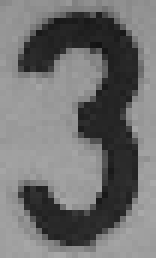
%> input picture code/Petr_testy/SPZ_058_3.bmp, 26 x 43 px (shown 6 times larger); the run also reads 1 picture not shown here
$ octave histogramy_test.m   (GNU Octave 9; MATLAB toolbox functions it lacks are replaced by stand-ins)
%> lines starting %> are read from the running program, lines starting %| are printed output that depends on the picture
close all
clear all
clc

files_number = 4;
rgb = cell(1,files_number);
bw = cell(1,files_number);
bw_resized = cell(1,files_number);
bw_fft = cell(1,files_number);

hist_x = cell(1,files_number); % nad osou x
hist_y = cell(1,files_number); % nad osou y

names = cell(1,files_number);

rgb{1} = imread('SPZ_058_3.bmp');
rgb{2} = imread('SPZ_058_8.bmp');
rgb{3} = imread('SPZ_024_8.bmp');
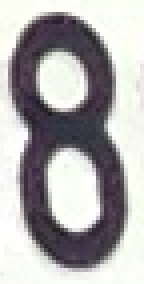
%> input picture code/Petr_testy/SPZ_024_8.bmp, 36 x 71 px (shown 4 times larger)
rgb{4} = imread('SPZ_066_B.bmp');
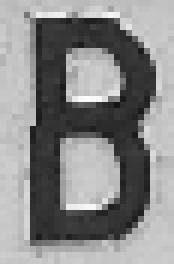
%> input picture code/Petr_testy/SPZ_066_B.bmp, 29 x 44 px (shown 6 times larger)
% rgb{5} = imread('SPZ_024_8.bmp');

name{1} = 'SPZ-058-3';
name{2} = 'SPZ-058-8';
name{3} = 'SPZ-024-8';
name{4} = 'SPZ-066-B';
% name{5} = 'SPZ_024_8';

lvl = 0;

for i = 1:files_number
    lvl = lvl + graythresh(rgb{i});
end
%> this loop made 4 passes
%> lvl on passes 1 to 4: 0.378, 0.733, 1.35, 1.83

lvl = lvl /4;
%> lvl = 0.457
% lvl = 0.35;

for i = 1:files_number
    bw{i} = im2bw(rgb{i}, lvl);
end
%> after the loop, bw = 4 items

figure(1)
for i = 1:files_number
    subplot(1, files_number, i)
    imshow(bw{i})
    title(name{i})
end
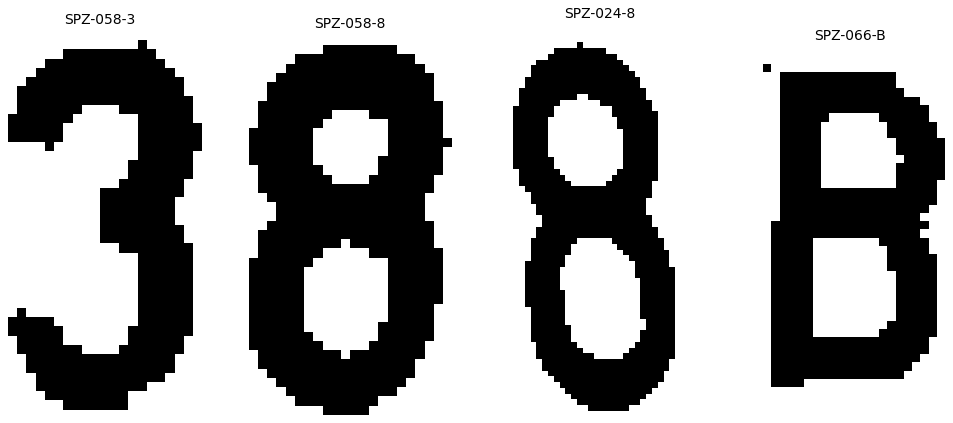
%> figure redrawn from the program's plot data, 4 panels

bw_resized{1} = bw{1};

for i = 1:files_number
    bw_resized{i} = imresize(bw{i}, [size(bw{1}, 1) size(bw{1}, 2)]);
%     bw_resized{i} = imresize(bw_resized{i}, 10);
end
%> after the loop, bw_resized = 4 items

figure(2)
for i = 1:files_number
    subplot(1, files_number, i)
    imshow(bw_resized{i})
    title(name{i})
end
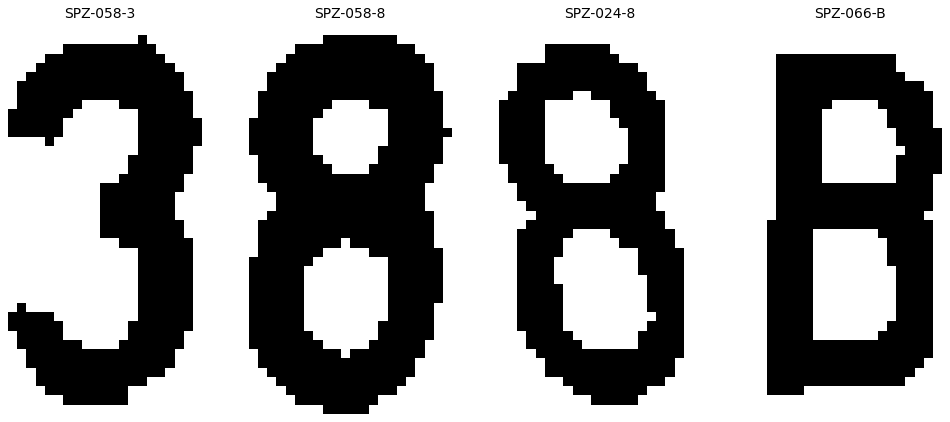
%> figure redrawn from the program's plot data, 4 panels

cols = size(bw_resized{1}, 2);
%> cols = 26
rows = size(bw_resized{1}, 1);
%> rows = 43

for i = 1:files_number

    hist_x{i} = zeros(1, cols);
    hist_y{i} = zeros(1, rows);

    for j = 1:cols
        hist_x{i}(1,j) = sum(bw_resized{i}(:,j));
    end

    for j = 1:rows
        hist_y{i}(1,j) = sum(bw_resized{i}(j,:));
    end

end
%> after the loop, hist_x = 4 items; hist_y = 4 items

figure(3)
for i = 1:files_number
    subplot(2, files_number, i)
    plot(hist_x{i})
    title([name{i} ' x'])

    subplot(2, files_number, i+4)
    plot(hist_y{i})
    title([name{i} ' y'])
end
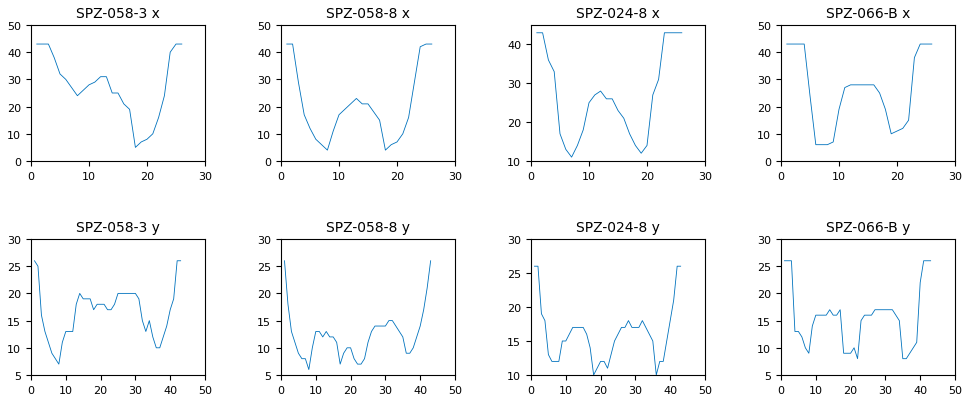
%> figure redrawn from the program's plot data, 8 panels; panel 1: curve peaks at x = 1, y = 43; panel 2: curve peaks at x = 1, y = 26

vzor_8_x = hist_x{2};
%> vzor_8_x = 26 values, max 43 at index 1, min 4 at index 8, mean 20.31
vzor_8_y = hist_y{2};
%> vzor_8_y = 43 values, max 26 at index 1, min 6 at index 8, mean 12.28

for i = 1:files_number
     sprintf('%s: %d',name{i}, (max(xcorr(vzor_8_x, hist_x{i})) + max(xcorr(vzor_8_y, hist_y{i})))/2)
% [4 lines of commented-out code are left out]
end
%> this loop made 4 passes

for i = 1:files_number
    bw_fft{i} = log10(abs(fftshift(fft2(bw_resized{i}))));
end
%> after the loop, bw_fft = 4 items

figure(4)
for i = 1:files_number
    subplot(1, files_number, i)
    imshow(bw_fft{i})
end
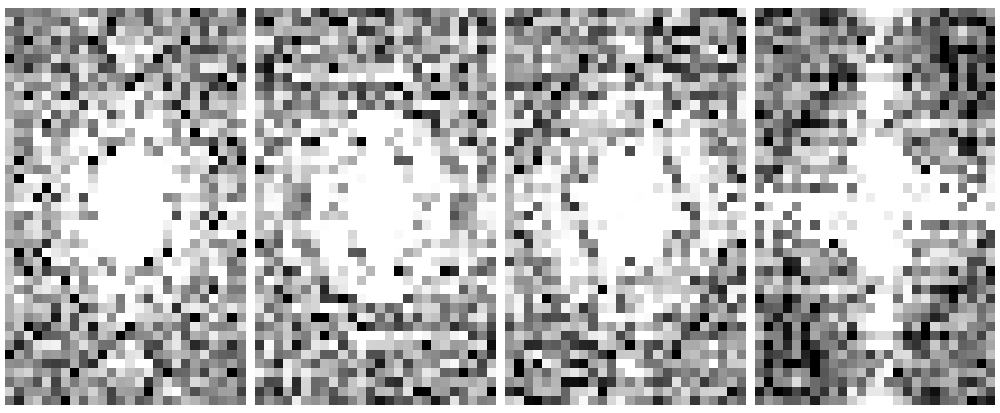
%> figure redrawn from the program's plot data, 4 panels

vzor_8_fft = bw_fft{2};
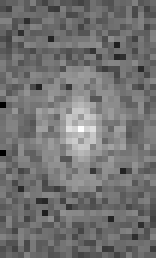
%> vzor_8_fft: size 43x26 double (shown 6 times larger); min -0.88, max 2.72, mean 0.74; drawn with min black and max white
% [14 lines of commented-out code are left out]
for i = 1:files_number
     sprintf('Fourierka %s: %d',name{i}, (max(max(xcorr2(vzor_8_fft, bw_fft{i})))))

% [7 lines of commented-out code are left out]
end
%> this loop made 4 passes
